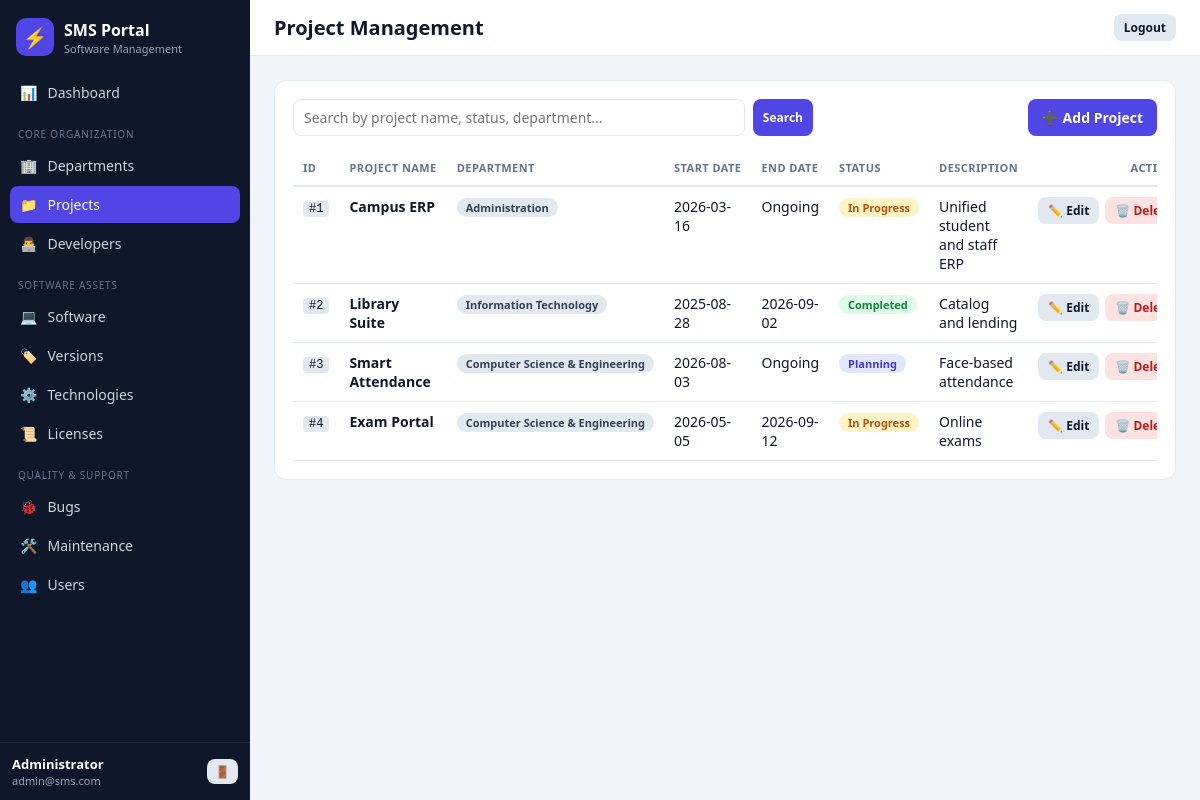
The app's page /projects (signed in) with its own data.
### tables this page shows
CREATE TABLE PROJECT (
  Project_ID INTEGER PRIMARY KEY AUTOINCREMENT,
  Project_Name TEXT NOT NULL,
  Description TEXT,
  Start_Date TEXT,
  End_Date TEXT,
  Project_Status TEXT NOT NULL DEFAULT 'In Progress',
  Department_ID INTEGER NOT NULL,
  FOREIGN KEY (Department_ID) REFERENCES DEPARTMENT(Department_ID) ON DELETE RESTRICT
);

CREATE TABLE DEPARTMENT (
  Department_ID INTEGER PRIMARY KEY AUTOINCREMENT,
  Department_Name TEXT NOT NULL UNIQUE,
  Description TEXT,
  Location TEXT,
  Contact_Email TEXT
);

### app.py (the view)
@app.route('/projects')
def projects():
    s = search_arg()
    w, a = like(s, ['p.Project_Name', 'p.Project_Status', 'd.Department_Name'])
    return render_template(
        'projects.html', search=s, today_date=today(),
        projects=q('SELECT p.*, d.Department_Name FROM PROJECT p JOIN DEPARTMENT d '
                   'ON d.Department_ID = p.Department_ID' + w + ' ORDER BY p.Project_ID', a),
        departments=q('SELECT * FROM DEPARTMENT ORDER BY Department_Name'))

### app.py (called while the page is built)
def db():
    if 'db' not in g:
        g.db = sqlite3.connect(DB_PATH)
        g.db.row_factory = sqlite3.Row
        g.db.execute('PRAGMA foreign_keys = ON')
    return g.db

def q(sql, args=()):
    return [dict(r) for r in db().execute(sql, args).fetchall()]

def like(search, cols):
    if not search:
        return '', []
    return ' WHERE ' + ' OR '.join(f'{c} LIKE ?' for c in cols), [f'%{search}%'] * len(cols)

def today():
    return date.today().isoformat()

@app.before_request
def guard():
    if request.endpoint in (None, 'static', 'login', 'register'):
        return
    if 'user_id' not in session:
        return redirect(url_for('login'))

@app.context_processor
def inject_user():
    return {'logged_user_name': session.get('user_name', ''),
            'logged_user_email': session.get('user_email', '')}

def search_arg():
    return request.args.get('search', '').strip()

### templates/projects.html (shortened to what this page needs)
{% extends "base.html" %}
{% block page_heading %}Project Management{% endblock %}
{% block content %}
<div class="card">
  <div class="toolbar-actions">
    <form action="{{ url_for('projects') }}" method="GET" class="search-form">
      <input type="text" name="search" class="form-control" placeholder="Search by project name, status, department..." value="{{ search }}">
      <button type="submit" class="btn btn-primary btn-sm">Search</button>
    </form>
    <button type="button" class="btn btn-primary" onclick="openModal('addProjectModal')">
      ➕ Add Project
    </button>
  </div>
  <div class="table-responsive">
    <table class="data-table">
      <thead>
        <tr>
          <th>ID</th>
          <th>Project Name</th>
          <th>Department</th>
          <th>Start Date</th>
          <th>End Date</th>
          <th>Status</th>
          <th>Description</th>
          <th style="text-align: right;">Actions</th>
        </tr>
      </thead>
      <tbody>
        {% if projects %}
          {% for p in projects %}
            <tr>
              <td><code>#{{ p.Project_ID }}</code></td>
              <td><strong>{{ p.Project_Name }}</strong></td>
              <td><span class="badge badge-secondary">{{ p.Department_Name }}</span></td>
              <td>{{ p.Start_Date or '-' }}</td>
              <td>{{ p.End_Date or 'Ongoing' }}</td>
              <td>
                <span class="badge {% if p.Project_Status == 'Completed' %}badge-success{% elif p.Project_Status == 'In Progress' %}badge-warning{% elif p.Project_Status == 'Planning' %}badge-info{% else %}badge-secondary{% endif %}">
                  {{ p.Project_Status }}
                </span>
              </td>
              <td>{{ p.Description or '-' }}</td>
              <td style="text-align: right;">
                <div class="action-buttons" style="justify-content: flex-end;">
                  <button type="button" class="btn btn-secondary btn-sm"
                          onclick="populateEditProject({{ p.Project_ID }}, '{{ p.Project_Name | replace('\'', '\\\'') }}', '{{ (p.Description or '') | replace('\'', '\\\'') }}', '{{ p.Start_Date }}', '{{ p.End_Date or '' }}', '{{ p.Project_Status }}', {{ p.Department_ID }})">
                    ✏️ Edit
                  </button>
                  <form action="{{ url_for('delete_project', id=p.Project_ID) }}" method="POST" style="display: inline;"
                        onsubmit="return confirmDelete('Project', '{{ p.Project_Name | replace('\'', '\\\'') }}');">
                    <button type="submit" class="btn btn-danger btn-sm">🗑️ Delete</button>
                  </form>
                </div>
              </td>
            </tr>
          {% endfor %}
        {% else %}
          <tr>
            <td colspan="8" class="empty-state">No projects found. Click "Add Project" to register one.</td>
          </tr>
        {% endif %}
      </tbody>
    </table>
  </div>
</div>
{% endblock %}

### static/css/style.css (style rules this page uses)
:root { --primary:#4f46e5;--primary-d:#4338ca;--bg:#f1f5f9;--card:#fff;--text-main:#0f172a;--text-muted:#64748b;--border-color:#e2e8f0;--sidebar:#0f172a;--radius:12px;--radius-sm:8px }
* { box-sizing:border-box }
body { margin:0;font-family:system-ui,-apple-system,"Segoe UI",Roboto,sans-serif;font-size:14px;background:var(--bg);color:var(--text-main) }
code { background:#e2e8f0;padding:1px 6px;border-radius:4px;font-size:12px }
.card { background:var(--card);border:1px solid var(--border-color);border-radius:var(--radius);padding:18px;margin-bottom:18px }
.toolbar-actions { display:flex;justify-content:space-between;gap:12px;margin-bottom:14px;flex-wrap:wrap }
.search-form { display:flex;gap:8px;flex:1;max-width:520px }
.form-control { width:100%;padding:8px 10px;border:1px solid var(--border-color);border-radius:var(--radius-sm);font:inherit;background:#fff;color:var(--text-main) }
.btn { display:inline-flex;align-items:center;gap:6px;padding:8px 14px;border:0;border-radius:var(--radius-sm);font:inherit;font-weight:600;cursor:pointer;white-space:nowrap }
.btn-primary { background:var(--primary);color:#fff }
.btn-secondary { background:#e2e8f0;color:#0f172a }
.btn-danger { background:#fee2e2;color:#b91c1c }
.btn-sm { padding:5px 10px;font-size:12px }
.action-buttons { display:flex;gap:6px }
.table-responsive { overflow-x:auto }
.data-table { width:100%;border-collapse:collapse }
.data-table th { text-align:left;font-size:11px;text-transform:uppercase;letter-spacing:.04em;color:var(--text-muted);padding:10px;border-bottom:2px solid var(--border-color);white-space:nowrap }
.data-table td { padding:10px;border-bottom:1px solid var(--border-color);vertical-align:top }
.badge { display:inline-block;padding:2px 9px;border-radius:99px;font-size:11px;font-weight:600;white-space:nowrap }
.badge-success { background:#dcfce7;color:#15803d }
.badge-warning { background:#fef3c7;color:#b45309 }
.badge-info { background:#e0e7ff;color:#4338ca }
.badge-secondary { background:#e2e8f0;color:#334155 }

### records on screen
PROJECT: Project_ID "1", Project_Name "Campus ERP", Department_Name "Administration", Start_Date "2026-03-16", End_Date "Ongoing", Project_Status "In Progress", Description "Unified student and staff ERP"
PROJECT: Project_ID "2", Project_Name "Library Suite", Department_Name "Information Technology", Start_Date "2025-08-28", End_Date "2026-09-02", Project_Status "Completed", Description "Catalog and lending"
PROJECT: Project_ID "3", Project_Name "Smart Attendance", Department_Name "Computer Science & Engineering", Start_Date "2026-08-03", End_Date "Ongoing", Project_Status "Planning", Description "Face-based attendance"
PROJECT: Project_ID "4", Project_Name "Exam Portal", Department_Name "Computer Science & Engineering", Start_Date "2026-05-05", End_Date "2026-09-12", Project_Status "In Progress", Description "Online exams"

### other values on screen
{{ logged_user_name }} "Administrator"
{{ logged_user_email }} "admin@sms.com"
